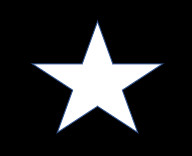
#> input picture HW_2/img/template.jpg, 192 x 156 px
$ python Ch15_Q5.py
#> lines starting #> are read from the running program, lines starting #| are printed output that depends on the picture; after the words box and inside, x2 and y2 are one past the last pixel; in counts of white or black regions, pixels touching at a corner belong together
import cv2
import numpy as np

# --- 檔案名稱 ---
template_file = "img/template.jpg"
target_file = "img/hw15_2.jpg"

# --- 載入影像 ---
template_img_color = cv2.imread(template_file)
#> template_img_color is the input picture: shape (156, 192, 3); mean B, G, R 40.4, 39.4, 38.9
target_img_color = cv2.imread(target_file)
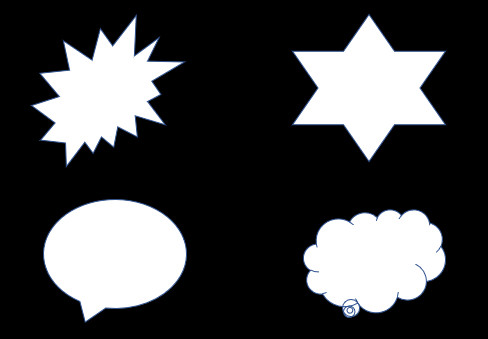
#> input picture HW_2/img/hw15_2.jpg, 488 x 339 px
#> target_img_color is the input picture: shape (339, 488, 3); mean B, G, R 69.3, 68.5, 68


# --- 預處理：取得模板輪廓 ---
template_gray = cv2.cvtColor(template_img_color, cv2.COLOR_BGR2GRAY)
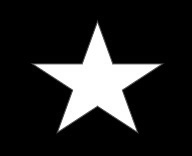
#> template_gray: shape (156, 192); min 0, max 255, mean 39.4
# 二值化：將白色星星變為前景，黑色背景變為背景
ret_t, thresh_t = cv2.threshold(template_gray, 127, 255, cv2.THRESH_BINARY)
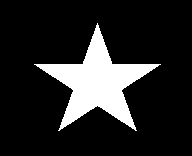
#> thresh_t: shape (156, 192); 15.2% white; 1 white region
# 尋找輪廓
contours_t, hierarchy_t = cv2.findContours(thresh_t, cv2.RETR_EXTERNAL, cv2.CHAIN_APPROX_SIMPLE)
#> contours_t = 1 contour; box (x1, y1, x2, y2) and area: (34, 23, 161, 131) 4359

# 假設模板只有一個主要輪廓（星星），選擇最大的那個
if contours_t:
    template_contour = max(contours_t, key=cv2.contourArea)
#> template_contour = contour of 230 points, box (x1, y1, x2, y2) (34, 23, 161, 131), area 4359
else:
    print("錯誤：在模板影像中找不到輪廓。")
    exit()

# --- 預處理：取得目標影像輪廓 ---
target_gray = cv2.cvtColor(target_img_color, cv2.COLOR_BGR2GRAY)
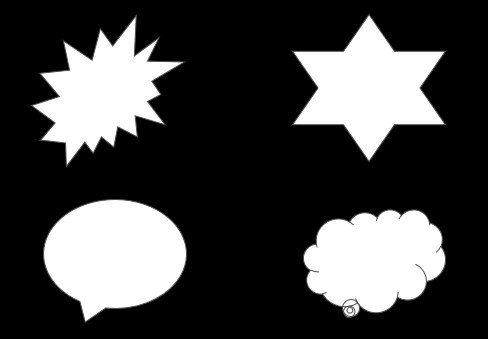
#> target_gray: shape (339, 488); min 0, max 255, mean 68.4
# 二值化
ret_h, thresh_h = cv2.threshold(target_gray, 127, 255, cv2.THRESH_BINARY)
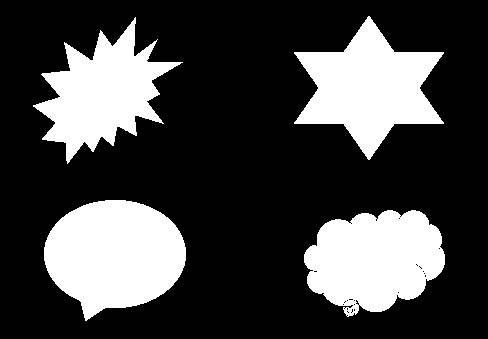
#> thresh_h: shape (339, 488); 26.6% white; 4 white regions
# 尋找輪廓
contours_h, hierarchy_h = cv2.findContours(thresh_h, cv2.RETR_EXTERNAL, cv2.CHAIN_APPROX_SIMPLE)
#> contours_h = 4 contours; box (x1, y1, x2, y2) and area: (44, 200, 186, 321) 12127, (304, 210, 445, 317) 10749, (294, 16, 444, 160) 10729, (33, 17, 183, 164) 9484

# --- 比對輪廓 ---
min_diff = float('inf') # 初始化最小差異為無限大
best_match_contour = None

for contour in contours_h:
    # 計算當前輪廓與模板輪廓的形狀相似度
    diff = cv2.matchShapes(template_contour, contour, cv2.CONTOURS_MATCH_I1, 0.0)

    print(f" - 輪廓差異度: {diff:.4f}")

    # 如果當前差異度比已記錄的最小差異度還小，則更新最小差異度和最佳匹配輪廓
    if diff < min_diff:
        min_diff = diff
        best_match_contour = contour
#> this loop made 4 passes
#> (diff, min_diff) on passes 1 to 4: (0.302, 0.302), (0.277, 0.277), (0.258, 0.258), (0.193, 0.193)
#|  - 輪廓差異度: 0.3018
#|  - 輪廓差異度: 0.2774
#|  - 輪廓差異度: 0.2575
#|  - 輪廓差異度: 0.1933
#> after the loop, best_match_contour = contour of 188 points, box (x1, y1, x2, y2) (294, 16, 444, 160), area 10729; min_diff = 0.193

# --- 在目標影像上標記結果 ---
result_img = target_img_color.copy() # 複製一份原始彩色影像來繪製結果

if best_match_contour is not None:
    print(f"\n找到最相似的輪廓，差異度為: {min_diff:.4f}")
#| 找到最相似的輪廓，差異度為: 0.1933
    # 使用綠色 (0, 255, 0) 實心填充最佳匹配的輪廓
    cv2.drawContours(result_img, [best_match_contour], -1, (0, 255, 0), cv2.FILLED)
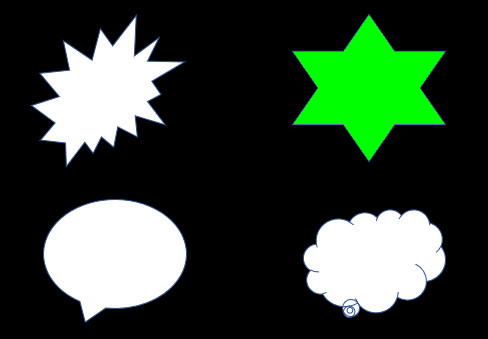
#> result_img: shape (339, 488, 3); 6.63% of pixels changed, all inside (x1, y1, x2, y2) = (294, 16, 444, 160)
else:
    print("\n錯誤：未能找到任何輪廓進行比對或未能確定最佳匹配。")


# --- 顯示結果 ---
# 顯示帶有綠色填充結果的目標影像
cv2.imshow('Result - Best Match Filled (Green)', result_img)
cv2.imshow('Original Target Image (hw15_2.jpg)', target_img_color)
cv2.imshow('Template Image (template.jpg)', template_img_color)

cv2.imwrite('Result image/Ch15_Q5_best_match.jpg', result_img) # 儲存結果影像

cv2.waitKey(0)
cv2.destroyAllWindows()
